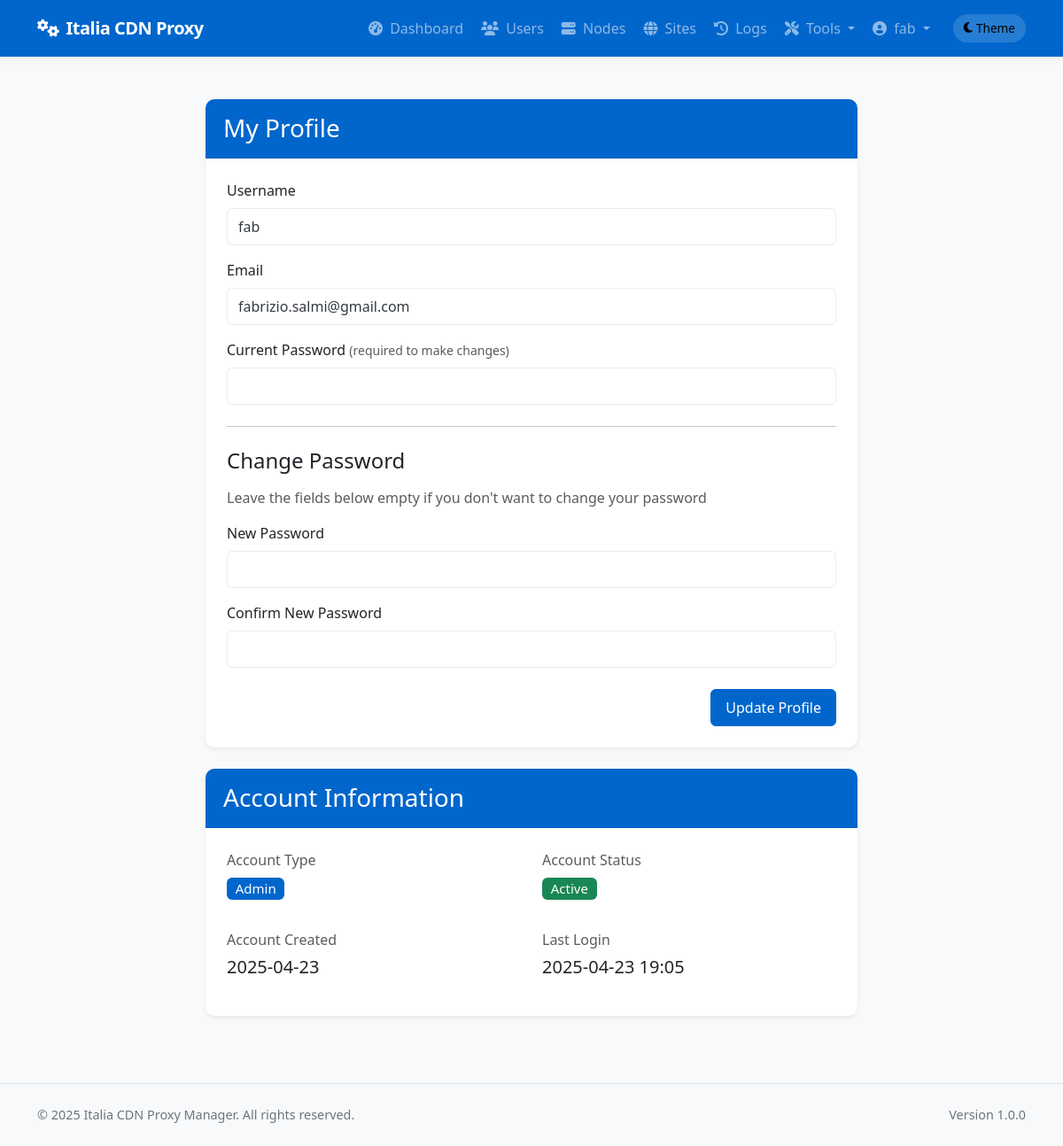
Page /auth/profile (signed in) on the committed database.
### app/models/models.py (models this page shows, shortened)
class User(db.Model):
    __tablename__ = 'users'
    id = db.Column(db.Integer, primary_key=True)
    username = db.Column(db.String(64), unique=True, index=True, nullable=False)
    email = db.Column(db.String(120), unique=True, index=True, nullable=False)
    password_hash = db.Column(db.String(128), nullable=False)
    role = db.Column(db.String(20), nullable=False, default='client')  # 'admin' or 'client'
    is_active = db.Column(db.Boolean, default=True)
    created_at = db.Column(db.DateTime, default=datetime.utcnow)
    last_login = db.Column(db.DateTime, nullable=True)
    sites = db.relationship('Site', backref='owner', lazy='dynamic')
    def is_admin(self):
        return self.role == 'admin'

### app/controllers/auth.py (the view, shortened to what this page needs)
@auth.route('/profile', methods=['GET', 'POST'])
@login_required
def profile():
    if request.method == 'GET':
        return render_template('auth/profile.html', user=current_user)

### app/models/__init__.py (called while the page is built)
@login_manager.user_loader
def load_user(user_id):
    return User.query.get(int(user_id))

### app/templates/auth/profile.html (shortened to what this page needs)
{% extends 'base.html' %}
{% block content %}
<div class="container py-4">
    <div class="row justify-content-center">
        <div class="col-lg-8">
            <div class="card shadow-sm mb-4">
                <div class="card-header bg-primary text-white">
                    <h3 class="card-title mb-0">My Profile</h3>
                </div>
                <div class="card-body">
                    <form method="POST" action="{{ url_for('auth.profile') }}">
                        <div class="mb-3">
                            <label for="username" class="form-label">Username</label>
                            <input type="text" class="form-control" id="username" name="username" value="{{ current_user.username }}" readonly>
                        </div>
                        <div class="mb-3">
                            <label for="email" class="form-label">Email</label>
                            <input type="email" class="form-control" id="email" name="email" value="{{ current_user.email }}" required>
                        </div>
                        <div class="mb-3">
                            <label for="current_password" class="form-label">Current Password <small class="text-muted">(required to make changes)</small></label>
                            <input type="password" class="form-control" id="current_password" name="current_password" required>
                        </div>
                        <hr class="my-4">
                        <h4 class="mb-3">Change Password</h4>
                        <p class="text-muted mb-3">Leave the fields below empty if you don't want to change your password</p>
                        <div class="mb-3">
                            <label for="new_password" class="form-label">New Password</label>
                            <input type="password" class="form-control" id="new_password" name="new_password">
                        </div>
                        <div class="mb-3">
                            <label for="confirm_password" class="form-label">Confirm New Password</label>
                            <input type="password" class="form-control" id="confirm_password" name="confirm_password">
                        </div>
                        <div class="d-grid gap-2 d-md-flex justify-content-md-end mt-4">
                            <button type="submit" class="btn btn-primary">Update Profile</button>
                        </div>
                    </form>
                </div>
            </div>
            <div class="card shadow-sm">
                <div class="card-header bg-primary text-white">
                    <h3 class="card-title mb-0">Account Information</h3>
                </div>
                <div class="card-body">
                    <div class="row mb-3">
                        <div class="col-md-6">
                            <p class="mb-1 text-muted">Account Type</p>
                            <p class="fs-5">
                                <span class="badge bg-{{ 'primary' if current_user.role == 'admin' else 'secondary' }}">
                                    {{ current_user.role|capitalize }}
                                </span>
                            </p>
                        </div>
                        <div class="col-md-6">
                            <p class="mb-1 text-muted">Account Status</p>
                            <p class="fs-5">
                                <span class="badge bg-{{ 'success' if current_user.is_active else 'danger' }}">
                                    {{ 'Active' if current_user.is_active else 'Inactive' }}
                                </span>
                            </p>
                        </div>
                    </div>
                    <div class="row">
                        <div class="col-md-6">
                            <p class="mb-1 text-muted">Account Created</p>
                            <p class="fs-5">{{ current_user.created_at.strftime('%Y-%m-%d') }}</p>
                        </div>
                        <div class="col-md-6">
                            <p class="mb-1 text-muted">Last Login</p>
                            <p class="fs-5">{{ current_user.last_login.strftime('%Y-%m-%d %H:%M') if current_user.last_login else 'Never' }}</p>
                        </div>
                    </div>
                </div>
            </div>
        </div>
    </div>
</div>
{% endblock %}

### app/templates/base.html (shortened to what this page needs)
<!DOCTYPE html>
<html lang="en" data-bs-theme="light">
<head>
    <link href="https://cdn.jsdelivr.net/npm/bootstrap@5.3.2/dist/css/bootstrap.min.css" rel="stylesheet">
    <link rel="stylesheet" href="https://cdnjs.cloudflare.com/ajax/libs/font-awesome/6.4.2/css/all.min.css">
</head>
<body>
    <header>
        <nav class="navbar navbar-expand-lg navbar-dark bg-primary">
            <div class="container">
                <a class="navbar-brand" href="/">
                    <i class="fas fa-cogs me-2"></i>Italia CDN Proxy
                </a>
                <div class="collapse navbar-collapse" id="navbarNav">
                    <ul class="navbar-nav ms-auto">
                        {% if current_user.is_authenticated %}
                            {% if current_user.is_admin() %}
                                <li class="nav-item">
                                    <a class="nav-link {% if request.endpoint == 'admin.dashboard' %}active{% endif %}" href="{{ url_for('admin.dashboard') }}">
                                        <i class="fas fa-tachometer-alt me-1"></i> Dashboard
                                    </a>
                                </li>
                                <li class="nav-item">
                                    <a class="nav-link {% if 'admin.list_users' in request.endpoint %}active{% endif %}" href="{{ url_for('admin.list_users') }}">
                                        <i class="fas fa-users me-1"></i> Users
                                    </a>
                                </li>
                                <li class="nav-item">
                                    <a class="nav-link {% if 'admin.list_nodes' in request.endpoint %}active{% endif %}" href="{{ url_for('admin.list_nodes') }}">
                                        <i class="fas fa-server me-1"></i> Nodes
                                    </a>
                                </li>
                                <li class="nav-item">
                                    <a class="nav-link {% if 'admin.list_sites' in request.endpoint %}active{% endif %}" href="{{ url_for('admin.list_sites') }}">
                                        <i class="fas fa-globe me-1"></i> Sites
                                    </a>
                                </li>
                                <li class="nav-item">
                                    <a class="nav-link {% if request.endpoint == 'admin.deployment_logs' %}active{% endif %}" href="{{ url_for('admin.deployment_logs') }}">
                                        <i class="fas fa-history me-1"></i> Logs
                                    </a>
                                </li>
                                <li class="nav-item dropdown">
                                    <a class="nav-link dropdown-toggle" href="#" id="adminToolsDropdown" role="button" data-bs-toggle="dropdown" aria-expanded="false">
                                        <i class="fas fa-tools me-1"></i> Tools
                                    </a>
                                </li>
                            {% endif %}
                            <li class="nav-item dropdown">
                                <a class="nav-link dropdown-toggle" href="#" id="userDropdown" role="button" data-bs-toggle="dropdown" aria-expanded="false">
                                    <i class="fas fa-user-circle me-1"></i> {{ current_user.username }}
                                </a>
                            </li>
                        {% endif %}
                        <li class="nav-item d-flex align-items-center">
                            <button id="themeToggle" class="theme-toggle border-0" aria-label="Toggle theme">
                                <i class="fas fa-moon me-1"></i>
                                <span class="d-none d-md-inline">Theme</span>
                            </button>
                        </li>
                    </ul>
                </div>
            </div>
        </nav>
    </header>
    <main>
        {% block content %}{% endblock %}
    </main>
    <footer class="py-4 mt-auto border-top">
        <div class="container">
            <div class="row">
                <div class="col-md-6 text-center text-md-start">
                    <p class="mb-0">&copy; 2025 Italia CDN Proxy Manager. All rights reserved.</p>
                </div>
                <div class="col-md-6 text-center text-md-end">
                    <p class="mb-0">Version 1.0.0</p>
                </div>
            </div>
        </div>
    </footer>
</body>
</html>

### app/templates/base.html (style rules this page uses)
:root { --primary-color: #0066CC; --primary-dark: #0052a3; --success-color: #198754; --info-color: #0dcaf0; --warning-color: #ffc107; --danger-color: #dc3545; --bg-color: #f8f9fa; --text-color: #343a40; --card-bg: #ffffff; --border-color: rgba(0, 0, 0, 0.075); --box-shadow-color: rgba(0, 0, 0, 0.05); --box-shadow-hover: rgba(0, 0, 0, 0.08); --table-stripe-bg: rgba(0, 0, 0, 0.02); --table-hover-bg: rgba(0, 102, 204, 0.03); --nav-hover-bg: rgba(255, 255, 255, 0.1); --input-focus-shadow: rgba(0, 102, 204, 0.25); --dropdown-hover-bg: rgba(0, 102, 204, 0.05); --footer-bg: #f8f9fa; --footer-text: #6c757d; --progress-bg: #e9ecef; }
body { min-height: 100vh; display: flex; flex-direction: column; background-color: var(--bg-color); color: var(--text-color); transition: background-color 0.3s ease, color 0.3s ease; }
main { flex: 1; padding: 1.5rem 0; }
.navbar-brand { font-weight: 700; letter-spacing: -0.5px; }
.navbar { box-shadow: 0 2px 10px var(--box-shadow-color); padding: 0.75rem 1rem; transition: box-shadow 0.3s ease; }
.nav-link { font-weight: 500; transition: all 0.2s ease; padding: 0.5rem 1rem; border-radius: 4px; margin: 0 0.125rem; }
.card { border-radius: 0.625rem; box-shadow: 0 4px 12px var(--box-shadow-color); border: none; margin-bottom: 1.75rem; overflow: hidden; transition: transform 0.2s, box-shadow 0.2s; background-color: var(--card-bg); }
.card-header { border-bottom: 1px solid var(--border-color); background-color: var(--card-bg); padding: 1rem 1.25rem; font-weight: 600; }
.card-body { padding: 1.5rem; }
.btn { border-radius: 0.375rem; padding: 0.5rem 1rem; font-weight: 500; transition: all 0.2s; }
.btn-primary { background-color: var(--primary-color); border-color: var(--primary-color); }
.bg-primary { background-color: var(--primary-color) !important; }
.badge { font-weight: 500; padding: 0.35em 0.65em; }
.form-control, .form-select { border-radius: 0.375rem; padding: 0.5rem 0.75rem; border-color: var(--border-color); background-color: var(--card-bg); color: var(--text-color); transition: border-color 0.3s ease, background-color 0.3s ease, color 0.3s ease; }
footer { font-size: 0.9rem; color: var(--footer-text); background-color: var(--footer-bg); transition: background-color 0.3s ease, color 0.3s ease; }
.theme-toggle { cursor: pointer; padding: 0.375rem 0.75rem; font-size: 0.85rem; display: flex; align-items: center; border-radius: 1.5rem; transition: all 0.3s ease; background-color: rgba(255, 255, 255, 0.15); margin-left: 1rem; }
[data-bs-theme="light"] .theme-toggle .fa-moon { display: inline-block; }

### rows in the picture
User: username "fab", email "fabrizio.salmi@gmail.com", role "Admin", is_active "Active", created_at "2025-04-23", last_login "2025-04-23 19:05"
